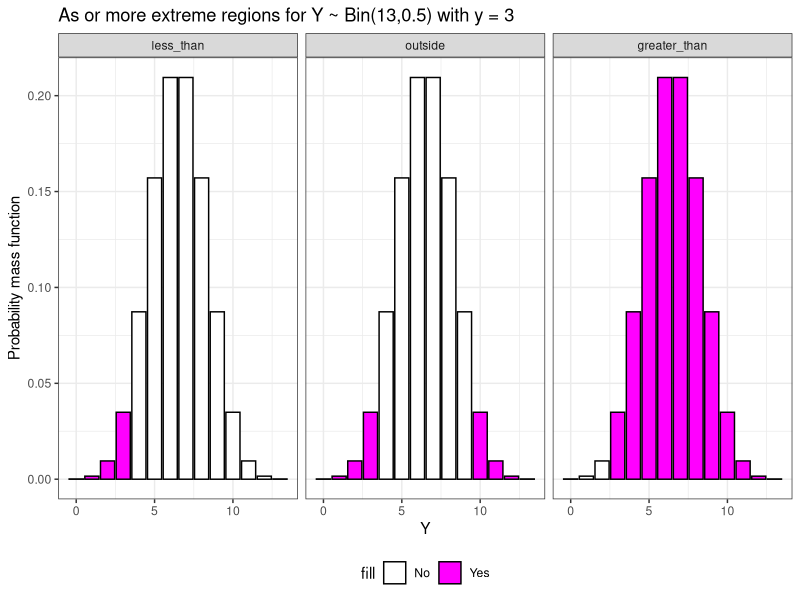
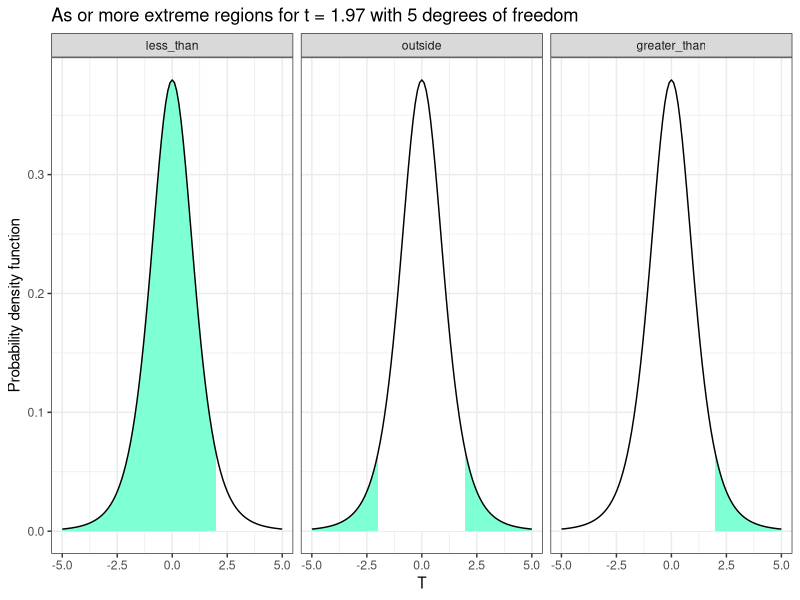

Recreate these plots in R, in order.
## ----libraries, message=FALSE, warning=FALSE, cache=FALSE-------------------------------------------------------------
library("tidyverse")


## ----set_seed, echo=FALSE---------------------------------------------------------------------------------------------
set.seed(2)


## ----binomial-data----------------------------------------------------------------------------------------------------
n = 13
y = 3
p = 0.5


## ----binomial-extreme-regions-----------------------------------------------------------------------------------------
d <- data.frame(Y = 0:n) %>%
  dplyr::mutate(pmf = dbinom(Y, n, 0.5),
         outside = ifelse(abs(Y-n*0.5) >= abs(y-n*0.5),
                                     "Yes","No"),
         less_than = ifelse(abs(Y <= y), "Yes", "No"),
         greater_than = ifelse(abs(Y >= y), "Yes", "No")) %>%
  tidyr::gather("region", "fill", -Y, -pmf) %>%
  dplyr::mutate(region = factor(region, levels = c("less_than","outside","greater_than")))

ggplot(d, aes(Y, pmf, fill = fill)) + 
  geom_bar(stat = "identity", color = "black") + 
  facet_grid(.~region) +
  theme_bw() + 
  theme(legend.position="bottom") +
  scale_fill_manual(values = c("Yes" = "magenta", "No" = "white")) +
  labs(title = "As or more extreme regions for Y ~ Bin(13,0.5) with y = 3",
       y = "Probability mass function")


## ----binomial-lower-extreme, echo=TRUE--------------------------------------------------------------------------------
pbinom(y, size = n, prob = p)


## ----binomial-upper-extreme, echo=TRUE--------------------------------------------------------------------------------
1 - pbinom(y - 1, size = n, prob = p)


## ----binomial-two-sided-extreme, echo=TRUE----------------------------------------------------------------------------
2 * pbinom(y, size = n, prob = p)


## ----normal-data------------------------------------------------------------------------------------------------------
# Population parameters
mu    <- 3
sigma <- 4

# Data summary statistics
n    <- 6
ybar <- 6.3
s    <- 4.1

# T statistic
t <- (ybar - mu) / (s / sqrt(n))


## ----normal-extreme-regions-------------------------------------------------------------------------------------------
t_ribbon <- data.frame(T = seq(-5, 5, length = 1001), ymin = 0) %>%
  dplyr::mutate(pdf = dt(T, df = n-1))
  
d <- bind_rows(
  t_ribbon %>% filter(T >= t) %>% mutate(region = "less_than"),
  t_ribbon %>% filter(T <= t) %>% mutate(region = "greater_than"),
  t_ribbon %>% filter(abs(T) <= abs(t)) %>% mutate(region = "outside")) %>%
  mutate(region = factor(region, levels = c("less_than","outside","greater_than")))

ggplot(d, aes(x = T, ymin = ymin, ymax = pdf)) + 
  stat_function(fun = dt, args = list(df = n-1), geom = "area", fill = "aquamarine") +
  geom_ribbon(fill = "white") +
  stat_function(fun = dt, args = list(df = n-1)) +
  facet_grid(.~region) +
  theme_bw() + 
  # scale_fill_manual(values = c("Yes" = "red", "No" = "white")) +
  labs(title = paste("As or more extreme regions for t =",round(t,2),"with",
                     n-1,"degrees of freedom"),
       y = "Probability density function")


## ----normal-lower, echo=TRUE------------------------------------------------------------------------------------------
pt(t, df = n-1)


## ----normal-upper,echo=TRUE-------------------------------------------------------------------------------------------
1 - pt(t, df = n-1)


## ----normal-two-sided,echo=TRUE---------------------------------------------------------------------------------------
2 * (1 - pt(t, df = n-1))
